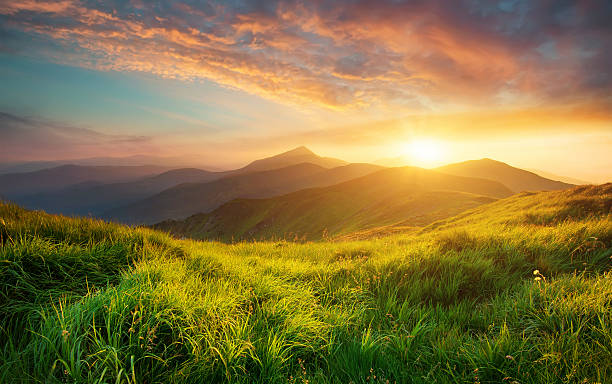
#> input picture lab_6/images/1.jpg, 612 x 384 px, found by its file name
$ jupyter execute --allow-errors lab_6_Sokhin.ipynb
#> lines starting #> are read from the running program, lines starting #| are printed output that depends on the picture
#### 08.04.25, &copy; Dmytro Sokhin KI-21-1, 2025

# Лабораторна робота №6. Метод головних компонент. Метричні методи класифікації

__Мета__: закріпити на практиці концепцію байєсівського вивода засобами мови Python

## Що ви будете вміти?
* Реалізовувати метод голових компонент засобами мови Python
* Виконувати стиснення зображень з втратами на основі PCA
* Реалізувати kNN-класифікатор з різними віконними функціями засобами мови Python

## Завдання для самостійної роботи

1. Імпортувати декілька власних довільних зображень, включаючи і власне фото.

[cell 1]
import numpy as np
from PIL import Image
import matplotlib.pyplot as plt
from sklearn.decomposition import PCA

image_paths = ["lab_6/images/1.jpg", "lab_6/images/2.jpg", "lab_6/images/3.jpg", "lab_6/images/4.jpg"]

def load_and_prepare_images(image_paths, target_size=(100, 100)):
#> called with target_size = (100, 100)
    images = []
    for path in image_paths:
        img = Image.open(path).convert('L')
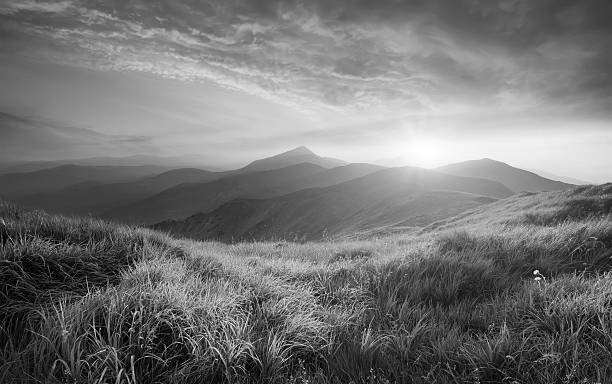
#> img: PIL image 612x384 L; min 0, max 254, mean 116.8
        img = img.resize(target_size)
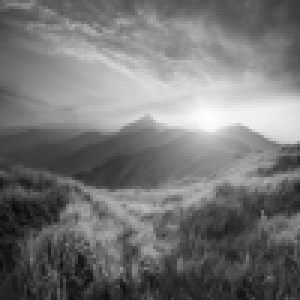
#> img: PIL image 100x100 L (shown 3 times larger); min 10, max 254, mean 116.8
        img_array = np.array(img).flatten()
#> img_array = 10000 values, max 254 at index 3968, min 10 at index 6904, mean 116.8
        images.append(img_array)
#> pass 2 of the loop in load_and_prepare_images, `for path in image_paths:`:
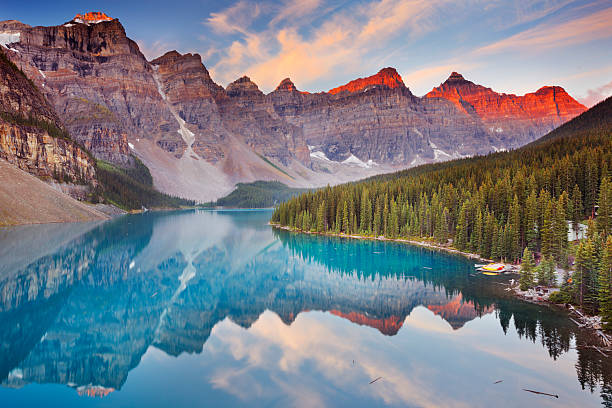
#> input picture lab_6/images/2.jpg, 612 x 408 px, found by its file name
#> in load_and_prepare_images, `img = Image.open(path).convert('L')`:
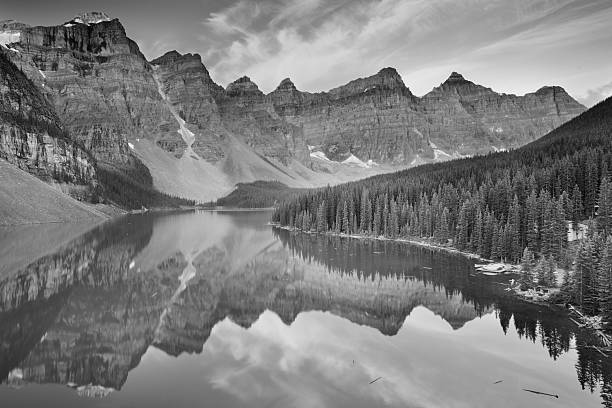
#> img: PIL image 612x408 L; min 0, max 255, mean 124.4
#> in load_and_prepare_images, `img = img.resize(target_size)`:
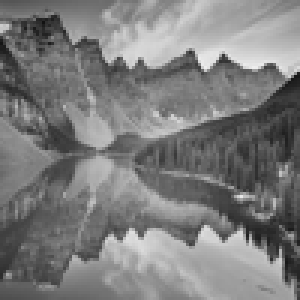
#> img: PIL image 100x100 L (shown 3 times larger); min 18, max 238, mean 124.4
#> in load_and_prepare_images, `img_array = np.array(img).flatten()`: img_array = 10000 values, max 238 at index 2284, min 18 at index 714, mean 124.4
#> pass 3 of the loop in load_and_prepare_images, `for path in image_paths:`:
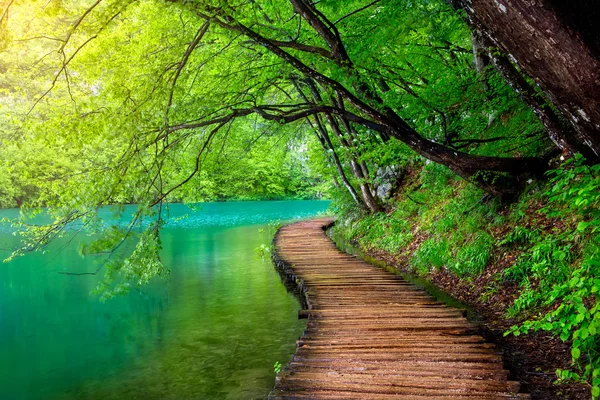
#> input picture lab_6/images/3.jpg, 600 x 400 px, found by its file name
#> in load_and_prepare_images, `img = Image.open(path).convert('L')`:
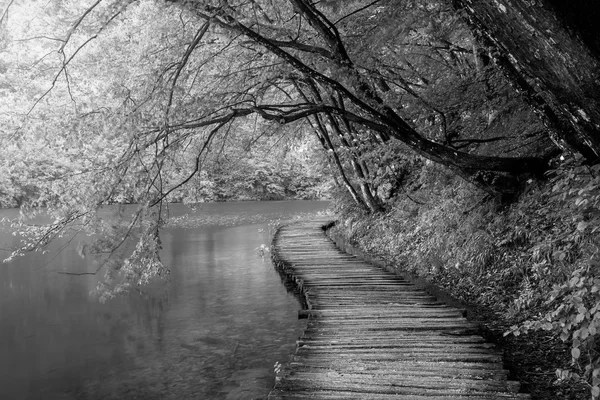
#> img: PIL image 600x400 L; min 0, max 252, mean 101.2
#> in load_and_prepare_images, `img = img.resize(target_size)`:
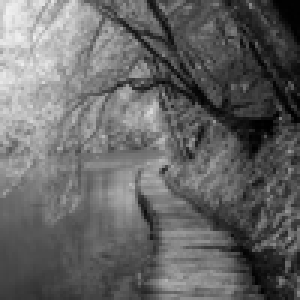
#> img: PIL image 100x100 L (shown 3 times larger); min 0, max 241, mean 101.2
#> in load_and_prepare_images, `img_array = np.array(img).flatten()`: img_array = 10000 values, max 241 at index 402, min 0 at index 3797, mean 101.2
#> the loop made 4 passes; the first 3 are shown
    return np.array(images), target_size

#> (the rest of this cell did not finish here and is left out)

2. Стиснути його в 20, 30, 50 разів, як показано в прикладах. ВИвести і прокоментувати результати.

[cell 2]
import numpy as np
from PIL import Image
import matplotlib.pyplot as plt
from sklearn.decomposition import PCA

# Список шляхів до зображень
image_paths = [
    "lab_6/images/1.jpg",
    "lab_6/images/2.jpg",
    "lab_6/images/3.jpg",
    "lab_6/images/4.jpg"
]
#> image_paths = ['lab_6/images/1.jpg', 'lab_6/images/2.jpg', 'lab_6/images/3.jpg', 'lab_6/images/4.jpg']

def load_and_prepare_images(image_paths, target_size=(100, 100)):
#> called with target_size = (100, 100)
    images = []
    for path in image_paths:
        img = Image.open(path).convert('L')
        img = img.resize(target_size)
        img_array = np.array(img).flatten()
#> img_array = 10000 values, max 254 at index 3968, min 10 at index 6904, mean 116.8
        images.append(img_array)
#> pass 2 of the loop in load_and_prepare_images, `for path in image_paths:`:
#> in load_and_prepare_images, `img_array = np.array(img).flatten()`: img_array = 10000 values, max 238 at index 2284, min 18 at index 714, mean 124.4
#> pass 3 of the loop in load_and_prepare_images, `for path in image_paths:`:
#> in load_and_prepare_images, `img_array = np.array(img).flatten()`: img_array = 10000 values, max 241 at index 402, min 0 at index 3797, mean 101.2
#> the loop made 4 passes; the first 3 are shown
    return np.array(images), target_size

#> (the rest of this cell did not finish here and is left out)

[cell 3]
import numpy as np
import matplotlib.pyplot as plt
from sklearn.preprocessing import StandardScaler

x_train_10 = np.array([
    [48, 9],
    [23, 38],
    [45, 17],
    [46, 20],
    [13, 35],
    [18, 50],
    [33, 21],
    [31, 10],
    [45, 5],
    [41, 9]
])
#> x_train_10 = [[48, 9], [23, 38], [45, 17], [46, 20], [13, 35], [18, 50], [33, 21], [31, 10], [45, 5], [41, 9]]
y_train_10 = np.array([1, 1, -1, -1, 1, 1, -1, -1, -1, 1])

np.random.seed(42)
x_test = np.random.uniform(low=0, high=50, size=(20, 2))

scaler = StandardScaler()
x_train = scaler.fit_transform(x_train_10)
#> x_train = [[1.13, -0.875], [-0.936, 1.17], [0.886, -0.311], [0.969, -0.0988], [-1.76, 0.96], [-1.35, 2.02], [-0.108, -0.0282], [-0.273, -0.805], [0.886, -1.16], [0.555, -0.875]]
x_test = scaler.transform(x_test)

def euclidean_distance(a, b):
    return np.sqrt(np.sum((a - b) ** 2))

def knn_predict(x_train, y_train, x_test, k):
#> called with x_train = array of shape (10, 2), y_train = array of shape (10,), x_test = array of shape (20, 2), k = 3
    y_pred = []
    for test_point in x_test:
        distances = [euclidean_distance(test_point, train_point) for train_point in x_train]
        k_indices = np.argsort(distances)[:k]
        k_nearest_labels = y_train[k_indices]
        unique_labels, counts = np.unique(k_nearest_labels, return_counts=True)
        predicted_label = unique_labels[np.argmax(counts)]
        y_pred.append(predicted_label)
#> this loop made 20 passes
#> (distances, k_indices, k_nearest_labels, unique_labels, counts, predicted_label) on passes 1, 4, 6, 12, 17, 18: ([3.64, 0.761, 3.06, 2.98, 1, 0.184, 2.22, 2.84, 3.71, 3.29], [5, 1, 4], [1, 1, 1], [1], [3], 1), ([4.45, 1.71, 3.95, 3.93, 1.02, 1.34, 2.95, 3.31, 4.41, 3.98], [4, 5, 1], [1, 1, 1], [1], [3], 1), ([4.79, 1.96, 4.27, 4.23, 1.37, 1.41, 3.28, 3.68, 4.76, 4.33], [4, 5, 1], [1, 1, 1], [1], [3], 1), ([2.84, 1.55, 2.52, 2.6, 1.19, 2.25, 1.53, 1.48, 2.69, 2.28], [4, 7, 6], [1, -1, -1], [-1, 1], [2, 1], -1), ([4.59, 1.77, 4.07, 4.04, 1.19, 1.23, 3.09, 3.5, 4.58, 4.14], [4, 5, 1], [1, 1, 1], [1], [3], 1), ([2.22, 2.1, 1.68, 1.45, 2.95, 2.6, 1.87, 2.58, 2.52, 2.3], [3, 2, 6], [-1, -1, -1], [-1], [3], -1)
#> (distances, k_indices, k_nearest_labels, counts, predicted_label) on passes 3, 5, 8, 15, 19: ([3.33, 2.48, 3.15, 3.28, 1.97, 3.1, 2.29, 1.93, 3.09, 2.75], [7, 4, 6], [-1, 1, -1], [2, 1], -1), ([2.38, 0.612, 1.79, 1.71, 1.41, 1.43, 1.05, 1.8, 2.48, 2.07], [1, 6, 4], [1, -1, 1], [1, 2], 1), ([3.22, 2.34, 3.02, 3.15, 1.85, 2.98, 2.15, 1.82, 2.99, 2.64], [7, 4, 6], [-1, 1, -1], [2, 1], -1), ([1.59, 2.58, 1.64, 1.84, 2.69, 3.5, 1.35, 0.554, 1.29, 1.05], [7, 9, 8], [-1, 1, -1], [2, 1], -1), ([2.73, 2.42, 2.61, 2.76, 2.13, 3.19, 1.86, 1.35, 2.47, 2.15], [7, 6, 4], [-1, -1, 1], [2, 1], -1)
#> after the loop, y_pred = [1, -1, -1, 1, 1, 1, -1, -1, 1, -1, -1, -1, 1, 1, -1, -1, 1, -1, -1, -1]
    return np.array(y_pred)

k = 3
y_pred_knn = knn_predict(x_train, y_train_10, x_test, k)
#> y_pred_knn = 20 values, max 1 at index 0, min -1 at index 1, mean -0.2

plt.figure(figsize=(10, 6))
plt.scatter(x_test[:, 0], x_test[:, 1], c=y_pred_knn, cmap='coolwarm', s=100, label='Тестові точки')
plt.scatter(x_train[:, 0], x_train[:, 1], c=y_train_10, cmap='coolwarm', marker='x', s=200, label='Навчальні точки')
plt.title(f'Класифікація стандартним kNN (k={k})')
plt.xlabel('Ознака 1')
plt.ylabel('Ознака 2')
plt.legend()
plt.colorbar(label='Клас')
plt.show()
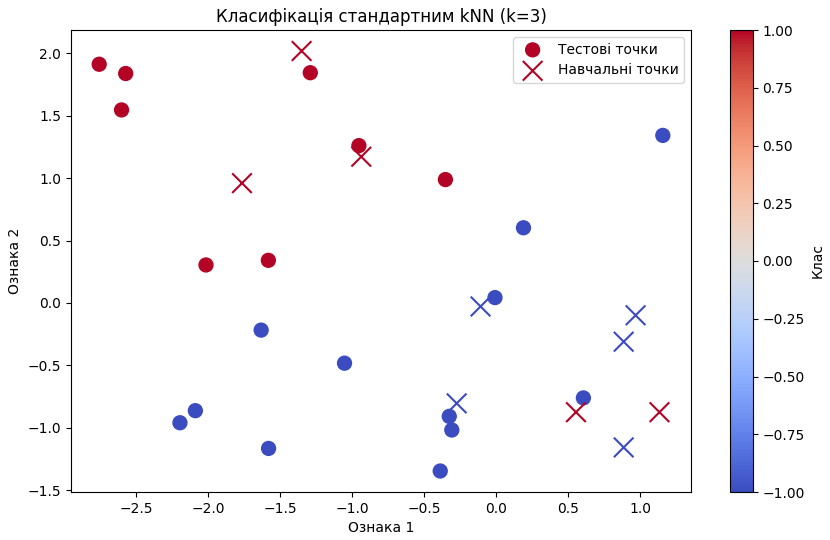
#> figure drawn by matplotlib, 2 panels

def gaussian_kernel(distance, h):
    return np.exp(-distance**2 / (2 * h**2))

def parzen_window_predict(x_train, y_train, x_test, h):
#> called with x_train = array of shape (10, 2), y_train = array of shape (10,), x_test = array of shape (20, 2), h = 1
    y_pred = []
    for test_point in x_test:
        distances = [euclidean_distance(test_point, train_point) for train_point in x_train]
        weights = [gaussian_kernel(d, h) for d in distances]
        class_weights = {}
        for label in np.unique(y_train):
            class_weights[label] = sum(w for w, l in zip(weights, y_train) if l == label)
        predicted_label = max(class_weights, key=class_weights.get)
        y_pred.append(predicted_label)
#> this loop made 20 passes
#> distances on passes 1, 3, 4, 5, 6, 8, 12, 15, 17, 18, 19: [3.64, 0.761, 3.06, 2.98, 1, 0.184, 2.22, 2.84, 3.71, 3.29], [3.33, 2.48, 3.15, 3.28, 1.97, 3.1, 2.29, 1.93, 3.09, 2.75], [4.45, 1.71, 3.95, 3.93, 1.02, 1.34, 2.95, 3.31, 4.41, 3.98], [2.38, 0.612, 1.79, 1.71, 1.41, 1.43, 1.05, 1.8, 2.48, 2.07], [4.79, 1.96, 4.27, 4.23, 1.37, 1.41, 3.28, 3.68, 4.76, 4.33], [3.22, 2.34, 3.02, 3.15, 1.85, 2.98, 2.15, 1.82, 2.99, 2.64], [2.84, 1.55, 2.52, 2.6, 1.19, 2.25, 1.53, 1.48, 2.69, 2.28], [1.59, 2.58, 1.64, 1.84, 2.69, 3.5, 1.35, 0.554, 1.29, 1.05], [4.59, 1.77, 4.07, 4.04, 1.19, 1.23, 3.09, 3.5, 4.58, 4.14], [2.22, 2.1, 1.68, 1.45, 2.95, 2.6, 1.87, 2.58, 2.52, 2.3], [2.73, 2.42, 2.61, 2.76, 2.13, 3.19, 1.86, 1.35, 2.47, 2.15]
#> after the loop, y_pred = [1, -1, -1, 1, 1, 1, -1, -1, 1, -1, -1, 1, 1, 1, -1, -1, 1, -1, -1, -1]
    return np.array(y_pred)

h = 1.0
y_pred_parzen = parzen_window_predict(x_train, y_train_10, x_test, h)
#> y_pred_parzen = 20 values, max 1 at index 0, min -1 at index 1, mean -0.1

plt.figure(figsize=(10, 6))
plt.scatter(x_test[:, 0], x_test[:, 1], c=y_pred_parzen, cmap='coolwarm', s=100, label='Тестові точки')
plt.scatter(x_train[:, 0], x_train[:, 1], c=y_train_10, cmap='coolwarm', marker='x', s=200, label='Навчальні точки')
plt.title(f'Класифікація з вікном Парзена (h={h})')
plt.xlabel('Ознака 1')
plt.ylabel('Ознака 2')
plt.legend()
plt.colorbar(label='Клас')
plt.show()
